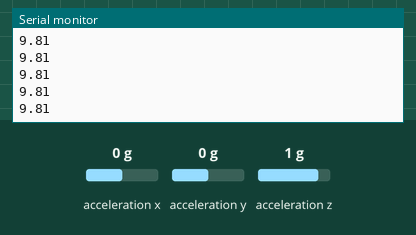
Simulated run of this sketch. Board: Arduino Leonardo, built with avr-gcc and run on an emulated ATmega32U4. Shown: the last lines printed to the serial monitor. The inputs (shaded band) are chosen by the test bench; at power-on: acceleration z 1 g, acceleration x 0 g, acceleration y 0 g.

Above: at 1.2 s.
1.3 s: acceleration z set to -1.4 g
At 2.3 s:
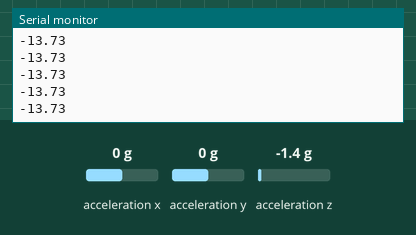
2.8 s: acceleration z set to -0.8 g
At 3.5 s:
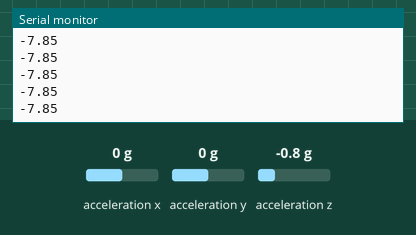
Timing chart, 0 to 5.8 s (numbered marks = the images above; inputs shaded):
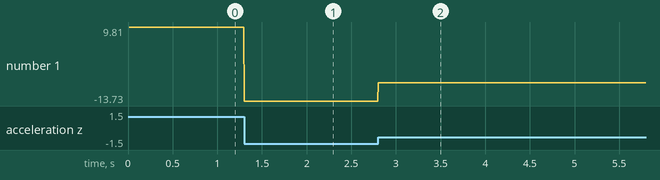

The sketch:

ArduinoSketch.ino
```cpp
#include <Wire.h>
#include <Adafruit_Sensor.h>
#include <Adafruit_ADXL345_U.h>

Adafruit_ADXL345_Unified accel = Adafruit_ADXL345_Unified(12345);
void setupIMU(){
#ifndef ESP8266
  while (!Serial); // for Leonardo/Micro/Zero
#endif
  Serial.begin(9600);

  /* Initialise the sensor */
  if(!accel.begin())
  {
    /* There was a problem detecting the ADXL345 ... check your connections */
    Serial.println("Ooops, no ADXL345 detected ... Check your wiring!");
    while(1);
  }

  /* Set the range to whatever is appropriate for your project */
  accel.setRange(ADXL345_RANGE_16_G);
  // accel.setRange(ADXL345_RANGE_8_G);
  // accel.setRange(ADXL345_RANGE_4_G);
  // accel.setRange(ADXL345_RANGE_2_G);
}

void setup() {
  setupIMU();
}

void loop() {
  sensors_event_t event;
  accel.getEvent(&event);

  Serial.println(event.acceleration.z);
  delay(1);
}
```

Measured:
- after the input at 1.3 s, the serial monitor: prints a new line at once (image 1)
- after the input at 2.8 s, the serial monitor: prints a new line at once (image 2)
- plotted number 1: 9.81 → -13.73 after the input at 1.3 s, -13.73 → -7.85 after the input at 2.8 s
